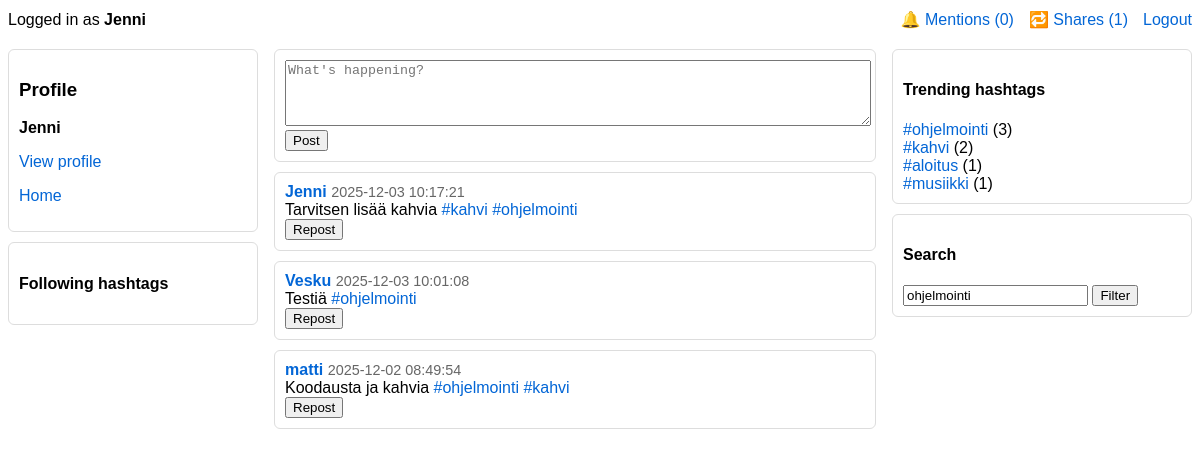
The page /iteration/index.php?hashtag=ohjelmointi (signed in) on the database its author committed.
### tables this page shows
CREATE TABLE `posts` (
  `post_id` int(11) NOT NULL,
  `user_id` int(11) NOT NULL,
  `content` varchar(144) NOT NULL,
  `created_at` timestamp NOT NULL DEFAULT current_timestamp()
);

CREATE TABLE `users` (
  `user_id` int(11) NOT NULL,
  `username` varchar(50) NOT NULL,
  `email` varchar(100) NOT NULL,
  `password_hash` varchar(255) NOT NULL,
  `bio` text DEFAULT NULL,
  `profile_picture_url` varchar(255) DEFAULT NULL,
  `created_at` timestamp NOT NULL DEFAULT current_timestamp()
);

### iteration/config.php (called while the page is built, shortened)
<?php
function current_user_id() {
    return $_SESSION['user_id'] ?? null;
}
function current_username() {
    return $_SESSION['username'] ?? null;
}
?>

### iteration/fetch_posts.php (the view, shortened to what this page needs)
<?php
require_once 'config.php';
$hashtag = $_GET['hashtag'] ?? null;
if ($hashtag) {
    $sql = "
        SELECT
            p.post_id,
            p.content,
            p.created_at,
            u.username,
            u.profile_picture_url,
            NULL AS reposted_by
        FROM posts p
        JOIN users u ON p.user_id = u.user_id
        JOIN post_hashtags ph ON ph.post_id = p.post_id
        JOIN hashtags h ON h.hashtag_id = ph.hashtag_id
        WHERE h.tag_name = ?
        ORDER BY p.created_at DESC
        LIMIT 100
    ";
    $stmt = $mysqli->prepare($sql);
    $stmt->bind_param("s", $hashtag);
}
$stmt->execute();
$res = $stmt->get_result();
while ($row = $res->fetch_assoc()) {
    $content = htmlspecialchars($row['content']);
    $content = preg_replace('/#([A-Za-z0-9_åäöÅÄÖ\-]+)/u', '<a href="index.php?hashtag=$1">#$1</a>', $content);
    $content = preg_replace('/@([A-Za-z0-9_]+)/', '<a href="profile.php?u=$1">@$1</a>', $content);
    echo "<div class='card'>";
    echo "
        <div class='card-header'>
            <strong><a href='profile.php?u={$row['username']}'>"
            . htmlspecialchars($row['username']) .
            "</a></strong>
            <small>{$row['created_at']}</small>
        </div>
        <div class='card-body'>$content</div>
        <div class='card-actions'>
            <form method='post' action='repost.php' style='display:inline;'>
                <input type='hidden' name='post_id' value='{$row['post_id']}'>
                <button>Repost</button>
            </form>
        </div>
    </div>";
}

### iteration/index.php (shortened to what this page needs)
<?php
require_once 'config.php';
$filterHashtag = $_GET['hashtag'] ?? null;
?>
<!doctype html>
<html>
<head>
</head>
<body>
<div style="max-width:1200px;margin:10px auto;display:flex;justify-content:space-between;align-items:center;">
  <div>
    Logged in as <strong><?=htmlspecialchars(current_username())?></strong>
  </div>
  <div style="display:flex;gap:15px;align-items:center;">
    <?php
    $uid = current_user_id();
    $stmt = $mysqli->prepare("SELECT COUNT(*) AS cnt FROM posts WHERE content LIKE ? AND user_id != ?");
    $like = '%@'.current_username().'%';
    $stmt->bind_param("si",$like,$uid);
    $stmt->execute();
    $m = $stmt->get_result()->fetch_assoc()['cnt'];
    $stmt = $mysqli->prepare("
      SELECT COUNT(*) AS cnt
      FROM reposts r
      JOIN posts p ON r.post_id = p.post_id
      WHERE p.user_id = ?
");
    $stmt->bind_param("i",$uid);
    $stmt->execute();
    $s = $stmt->get_result()->fetch_assoc()['cnt'];
    ?>
    <div class="dropdown">
      <a href="#" onclick="toggleDropdown('mentions');return false;">
        🔔 Mentions (<?= $m ?>)
      </a>
    </div>
    <div class="dropdown">
      <a href="#" onclick="toggleDropdown('shares');return false;">
        🔁 Shares (<?= $s ?>)
      </a>
    </div>
    <a href="logout.php">Logout</a>
  </div>
</div>
<div class="container">
  <div class="left">
    <div class="card">
      <h3>Profile</h3>
      <p><strong><?=htmlspecialchars(current_username())?></strong></p>
      <p><a href="profile.php?u=<?=urlencode(current_username())?>">View profile</a></p>
      <p><a href="index.php">Home</a></p>
    </div>
    <div class="card">
      <h4>Following hashtags</h4>
    </div>
  </div>
  <div>
    <div class="card">
      <form method="post" action="post.php">
        <textarea name="content" maxlength="144" placeholder="What's happening?"></textarea><br>
        <button>Post</button>
      </form>
    </div>
    <div id="feed">
      <?php include 'fetch_posts.php'; ?>
    </div>
  </div>
  <div class="right">
    <div class="card">
      <h4>Trending hashtags</h4>
      <?php
      $q = "SELECT h.tag_name, COUNT(*) AS cnt
      FROM post_hashtags ph
      INNER JOIN hashtags h ON ph.hashtag_id = h.hashtag_id
      WHERE h.tag_name <> ''
      GROUP BY h.tag_name
      HAVING cnt > 0
      ORDER BY cnt DESC
      LIMIT 10";
      $r = $mysqli->query($q);
      while ($row = $r->fetch_assoc()) {
          echo '<div><a href="index.php?hashtag='.urlencode($row['tag_name']).'">#'.htmlspecialchars($row['tag_name'])."</a> ({$row['cnt']})</div>";
      }
      ?>
    </div>
    <div class="card">
      <h4>Search</h4>
      <form method="get" action="index.php">
        <input name="hashtag" placeholder="hashtag (without #)" value="<?=htmlspecialchars($filterHashtag)?>">
        <button>Filter</button>
      </form>
    </div>
  </div>
</div>
</body>
</html>

### iteration/index.php (style rules this page uses)
:root { font-family:Arial,Helvetica,sans-serif }
.container { display:grid; grid-template-columns: 250px 1fr 300px; gap:16px; max-width:1200px; margin:20px auto; }
.card { border:1px solid #ddd; padding:10px; margin-bottom:10px; border-radius:6px; background:#fff; }
.left, .right { position:sticky; top:10px; }
textarea { width:100%; min-height:60px; }
.card-header small { color:#666; font-size:90%; }
a { text-decoration:none; color:#0366d6; }
.dropdown { position:relative; display:inline-block; }

### rows shown on the page
posts: user.username "Jenni", created_at "2025-12-03 10:17:21", content "Tarvitsen lisää kahvia #kahvi #ohjelmointi"
posts: user.username "Vesku", created_at "2025-12-03 10:01:08", content "Testiä #ohjelmointi"
posts: user.username "matti", created_at "2025-12-02 08:49:54", content "Koodausta ja kahvia #ohjelmointi #kahvi"

### other values the page prints
current_username() "Jenni"
$m "0"
$s "1"
$row['tag_name'] "ohjelmointi"
$row['cnt'] "3"
$row['tag_name'] "kahvi"
$row['cnt'] "2"
$row['tag_name'] "aloitus"
$row['cnt'] "1"
$row['tag_name'] "musiikki"
